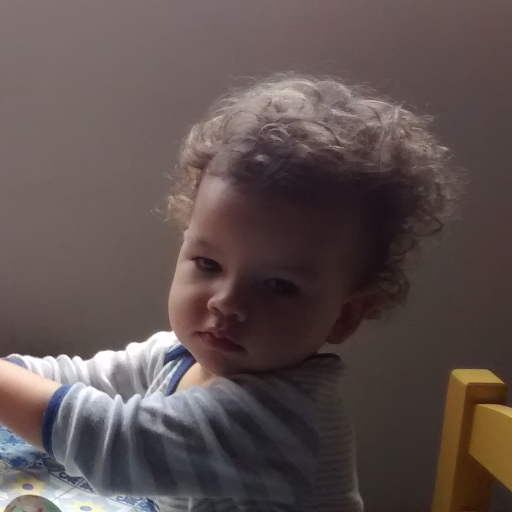
#> input picture Trabalho 1/VisaoTrab1.tiff, 512 x 512 px
$ jupyter execute --allow-errors Ex2.ipynb
#> lines starting #> are read from the running program, lines starting #| are printed output that depends on the picture
[cell 1]
import numpy as np
import cv2

[cell 2]
imgname = 'VisaoTrab1'
img = cv2.imread(imgname + '.tiff',1)
#> img is the input picture: shape (512, 512, 3); mean B, G, R 78.9, 80.6, 93.8

Para aplicar o filtro de gama, iremos operar sobre o brilho da imagem, por isso o formato HSV ira ser bastante util, pois o V é o coeficiente de brilho do pixel.

Além disso o openCV utiliza a escala 0-255 para intensidade, a fim de aplicar corretamente o filtro, e evitar saturação devemos normalizar os valores.

Com os valores normalizados podemos elevar o brilho ao gama para todos os pixel.

Com os novos valores de brilho, basta agora transformar a imagem para o padrão BGR do openCV e teremos uma imagem nova com o gama corrigido.

[cell 3]
def aplica_filtro_gama(img, gamma):

#> called with gamma = 0.5
    hsv = cv2.cvtColor(img, cv2.COLOR_BGR2HSV)
#> hsv: shape (512, 512, 3); mean H, S, V 47.5, 55.1, 95.4
    v = hsv[:, :,2]
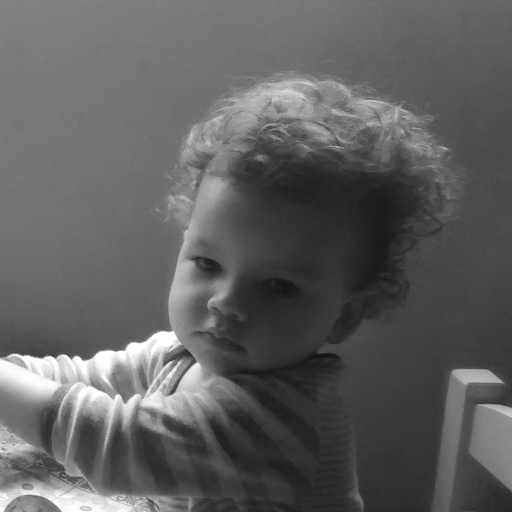
#> v: shape (512, 512); min 18, max 255, mean 95.4
    v_double = v / 255
    v_double_gama = v_double ** gamma
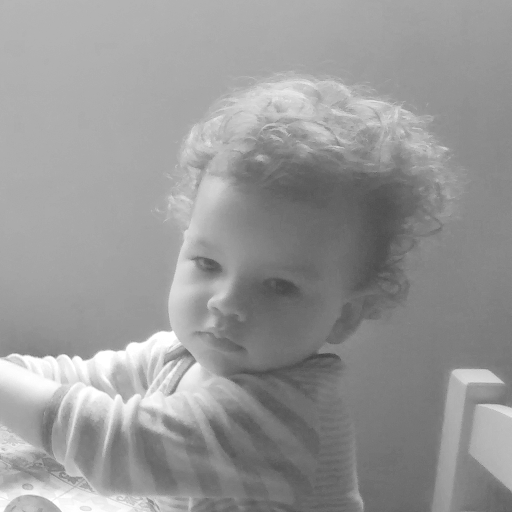
#> v_double_gama: shape (512, 512) float64; min 0.266, max 1, mean 0.597
    v_gama = v_double_gama * 255
    hsv[:, :, 2] = v_gama
#> hsv: shape (512, 512, 3); mean H, S, V 47.5, 55.1, 151.7

    return cv2.cvtColor(hsv_gama, cv2.COLOR_HSV2BGR)
